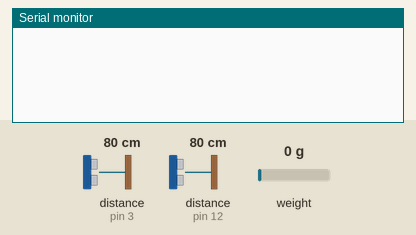
Recording of a sketch running on a simulated Arduino Uno, built with avr-gcc and run on an emulated ATmega328P. Shown: the last lines printed to the serial monitor. Wiring (inferred from the names in the program): 2 × ultrasonic range finder: trigger pin 2, echo pin 3 / trigger pin 13, echo pin 12. The test bench sets the inputs (shaded band); at power-on: weight on the scale 0 g, distance to the obstacle (sensors on pin 3, pin 12) 80 cm. The echo pulse lasts 58.3 µs per cm.

Above: at 2.2 s.
2.3 s: weight on the scale set to 9 g
At 4.0 s:
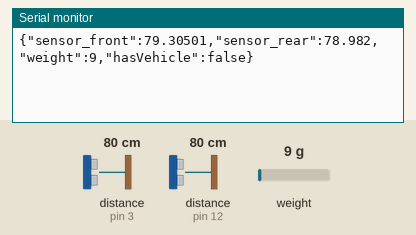
6.8 s: weight on the scale set to 12 g
At 8.2 s:
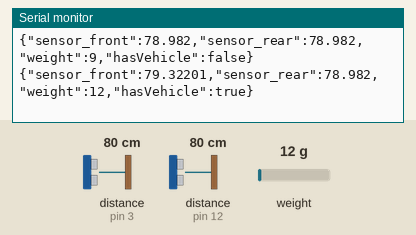
11.4 s: distance to the obstacle (sensor on pin 3) set to 15 cm
At 12.8 s:
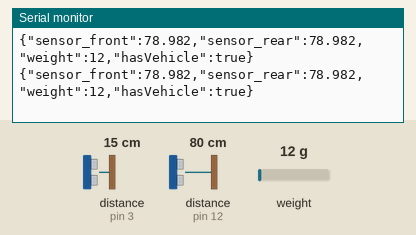
13.0 s: distance to the obstacle (sensor on pin 3) set to 11 cm
14.6 s: distance to the obstacle (sensor on pin 12) set to 2 cm
At 15.0 s:
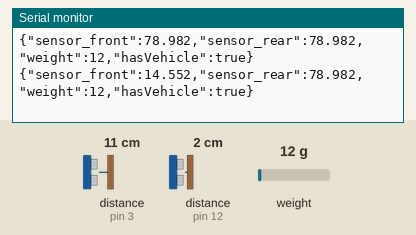
16.2 s: distance to the obstacle (sensor on pin 12) set to 4 cm
At 17.4 s:
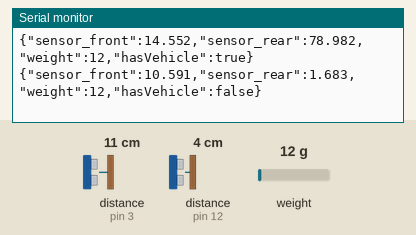
Timing chart, 0 to 18.8 s (numbered marks = the images above; inputs shaded):
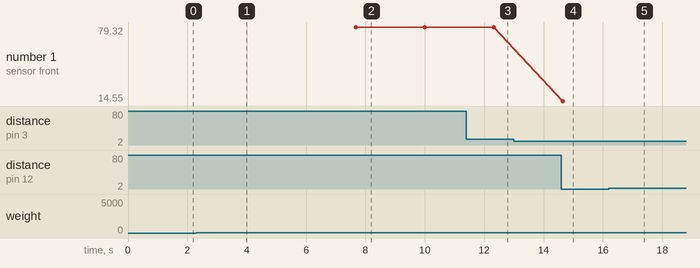

Measured:
- the behaviour switches between 10 and 11 g on weight on the scale (found by bisection; images 1 and 2)
- after the input at 2.3 s, the serial monitor: prints a new line after 0.71 s (image 1)
- after the input at 6.8 s, the serial monitor: prints a new line after 0.87 s (image 2)

The sketch:

weighpi.ino
```cpp
#include <HX711.h>
#include <ArduinoJson.h>

#define TRIG_PIN1 2
#define ECHO_PIN1 3
#define TRIG_PIN2 13
#define ECHO_PIN2 12
#define WEIGHT_DOUT_PIN A1
#define WEIGHT_SCK_PIN A0

// Initialize ultrasonic sensors
long duration1, duration2;
float distance1, distance2;

// Initialize weight sensor
HX711 scale;
// const int calibration_factor = -16050; // adjust this according to your load cell
const int calibration_factor = -105; // adjust this according to your load cell

float totalWeight = 0.0;
int numReadings = 0;
const int NUM_READINGS_FOR_AVERAGE = 500; // 5 seconds with 100 ms delay


void setup() {
  Serial.begin(9600);
  while (!Serial) { ; } // Wait for Serial to be ready

  pinMode(TRIG_PIN1, OUTPUT);
  pinMode(ECHO_PIN1, INPUT);
  pinMode(TRIG_PIN2, OUTPUT);
  pinMode(ECHO_PIN2, INPUT);

  scale.begin(WEIGHT_DOUT_PIN, WEIGHT_SCK_PIN);

  scale.set_scale(calibration_factor);
  scale.tare();
}

void loop() {

  // Read ultrasonic sensor 1
  digitalWrite(TRIG_PIN1, LOW);
  delayMicroseconds(2);
  digitalWrite(TRIG_PIN1, HIGH);
  delayMicroseconds(10);
  digitalWrite(TRIG_PIN1, LOW);
  duration1 = pulseIn(ECHO_PIN1, HIGH);
  distance1 = duration1 * 0.034 / 2;

  // Read ultrasonic sensor 2
  digitalWrite(TRIG_PIN2, LOW);
  delayMicroseconds(2);
  digitalWrite(TRIG_PIN2, HIGH);
  delayMicroseconds(10);
  digitalWrite(TRIG_PIN2, LOW);
  duration2 = pulseIn(ECHO_PIN2, HIGH);
  distance2 = duration2 * 0.034 / 2;

  // Read weight sensor
  int weight = round(scale.get_units(10));

  // Calculate the difference from the previous weight

  // Prepare JSON document
  StaticJsonDocument<200> doc;
  doc["sensor_front"] = distance1;
  doc["sensor_rear"] = distance2;
  doc["weight"] = weight;

  // Check conditions for weight calculation
  if (distance1 > 12 && distance2 > 12 && weight > 10) { // Adjust distance threshold as needed
    doc["hasVehicle"] = true;
  } else {
    doc["hasVehicle"] = false;
  }

  // Serialize JSON and print
  String jsonString;
  serializeJson(doc, jsonString);
  Serial.println(jsonString);

  // Update the previous weight

  delay(300); // Adjust delay as needed
}
```
